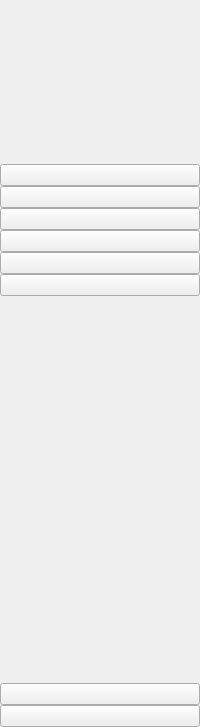
     <widget class="QWidget" name="icon_only_widget" native="true">
      <layout class="QVBoxLayout" name="verticalLayout_3">
       <property name="spacing">
        <number>0</number>
       </property>
       <property name="leftMargin">
        <number>0</number>
       </property>
       <property name="topMargin">
        <number>0</number>
       </property>
       <property name="rightMargin">
        <number>0</number>
       </property>
       <property name="bottomMargin">
        <number>0</number>
       </property>
       <item>
        <layout class="QHBoxLayout" name="horizontalLayout_3">
         <property name="leftMargin">
          <number>6</number>
         </property>
         <property name="topMargin">
          <number>10</number>
         </property>
         <property name="rightMargin">
          <number>6</number>
         </property>
         <property name="bottomMargin">
          <number>9</number>
         </property>
         <item>
          <widget class="QLabel" name="label">
           <property name="minimumSize">
            <size>
             <width>90</width>
             <height>105</height>
            </size>
           </property>
           <property name="maximumSize">
            <size>
             <width>80</width>
             <height>95</height>
            </size>
           </property>
           <property name="text">
            <string/>
           </property>
           <property name="pixmap">
            <pixmap resource="resource.qrc">:/newPrefix/images/Saarathi.png</pixmap>
           </property>
           <property name="scaledContents">
            <bool>true</bool>
           </property>
           <property name="alignment">
            <set>Qt::AlignLeading|Qt::AlignLeft|Qt::AlignVCenter</set>
           </property>
          </widget>
         </item>
        </layout>
       </item>
       <item>
        <layout class="QVBoxLayout" name="verticalLayout">
         <property name="spacing">
          <number>0</number>
         </property>
         <item>
          <spacer name="verticalSpacer_4">
           <property name="orientation">
            <enum>Qt::Vertical</enum>
           </property>
           <property name="sizeHint" stdset="0">
            <size>
             <width>20</width>
             <height>40</height>
            </size>
           </property>
          </spacer>
         </item>
         <item>
          <widget class="QPushButton" name="scada_btn_1">
           <property name="text">
            <string/>
           </property>
           <property name="icon">
            <iconset resource="resource.qrc">
             <normaloff>:/icon/icons/home-4-32.ico</normaloff>
             <normalon>:/icon/icons/home-4-48.ico</normalon>:/icon/icons/home-4-32.ico</iconset>
           </property>
           <property name="iconSize">
            <size>
             <width>20</width>
             <height>20</height>
            </size>
           </property>
           <property name="checkable">
            <bool>true</bool>
           </property>
           <property name="autoExclusive">
            <bool>true</bool>
           </property>
          </widget>
         </item>
         <item>
          <widget class="QPushButton" name="luna_btn_1">
           <property name="text">
            <string/>
           </property>
           <property name="icon">
            <iconset resource="resource.qrc">
             <normaloff>:/icon/icons/dashboard-5-32.ico</normaloff>
             <normalon>:/icon/icons/dashboard-5-48.ico</normalon>:/icon/icons/dashboard-5-32.ico</iconset>
           </property>
           <property name="iconSize">
            <size>
             <width>20</width>
             <height>20</height>
            </size>
           </property>
           <property name="checkable">
            <bool>true</bool>
           </property>
           <property name="autoExclusive">
            <bool>true</bool>
           </property>
          </widget>
         </item>
         <item>
          <widget class="QPushButton" name="hopper_btn_1">
           <property name="text">
            <string/>
           </property>
           <property name="icon">
            <iconset resource="resource.qrc">
             <normaloff>:/icon/icons/activity-feed-32.ico</normaloff>
             <normalon>:/icon/icons/activity-feed-48.ico</normalon>:/icon/icons/activity-feed-32.ico</iconset>
           </property>
           <property name="iconSize">
            <size>
             <width>20</width>
             <height>20</height>
            </size>
           </property>
           <property name="checkable">
            <bool>true</bool>
           </property>
           <property name="autoExclusive">
            <bool>true</bool>
           </property>
          </widget>
         </item>
         <item>
          <widget class="QPushButton" name="head_btn_1">
           <property name="text">
            <string/>
           </property>
           <property name="icon">
            <iconset resource="resource.qrc">
             <normaloff>:/icon/icons/product-32.ico</normaloff>
             <normalon>:/icon/icons/product-48.ico</normalon>:/icon/icons/product-32.ico</iconset>
           </property>
           <property name="iconSize">
            <size>
             <width>20</width>
             <height>20</height>
            </size>
           </property>
           <property name="checkable">
            <bool>true</bool>
           </property>
           <property name="autoExclusive">
            <bool>true</bool>
           </property>
          </widget>
         </item>
         <item>
          <widget class="QPushButton" name="tail_btn_1">
           <property name="text">
            <string/>
           </property>
           <property name="icon">
            <iconset resource="resource.qrc">
             <normaloff>:/icon/icons/group-32.ico</normaloff>
             <normalon>:/icon/icons/group-48.ico</normalon>:/icon/icons/group-32.ico</iconset>
           </property>
           <property name="iconSize">
            <size>
             <width>20</width>
             <height>20</height>
            </size>
           </property>
           <property name="checkable">
            <bool>true</bool>
           </property>
           <property name="autoExclusive">
            <bool>true</bool>
           </property>
          </widget>
         </item>
         <item>
          <widget class="QPushButton" name="power_btn_1">
           <property name="text">
            <string/>
           </property>
           <property name="icon">
            <iconset resource="resource.qrc">
             <normaloff>:/icon/icons/account-logout-64.ico</normaloff>:/icon/icons/account-logout-64.ico</iconset>
           </property>
           <property name="iconSize">
            <size>
             <width>20</width>
             <height>20</height>
            </size>
           </property>
          </widget>
         </item>
        </layout>
       </item>
       <item>
        <spacer name="verticalSpacer">
         <property name="orientation">
          <enum>Qt::Vertical</enum>
         </property>
         <property name="sizeHint" stdset="0">
          <size>
           <width>20</width>
           <height>387</height>
          </size>
         </property>
        </spacer>
       </item>
       <item>
        <widget class="QPushButton" name="history_btn_1">
         <property name="text">
          <string/>
         </property>
         <property name="checkable">
          <bool>true</bool>
         </property>
         <property name="autoExclusive">
          <bool>true</bool>
         </property>
        </widget>
       </item>
       <item>
        <widget class="QPushButton" name="exit_btn_1">
         <property name="text">
          <string/>
         </property>
         <property name="icon">
          <iconset resource="resource.qrc">
           <normaloff>:/icon/icons/close-window-64.ico</normaloff>:/icon/icons/close-window-64.ico</iconset>
         </property>
         <property name="iconSize">
          <size>
           <width>20</width>
           <height>20</height>
          </size>
         </property>
         <property name="checkable">
          <bool>true</bool>
         </property>
         <property name="autoExclusive">
          <bool>true</bool>
         </property>
        </widget>
       </item>
      </layout>
     </widget>
